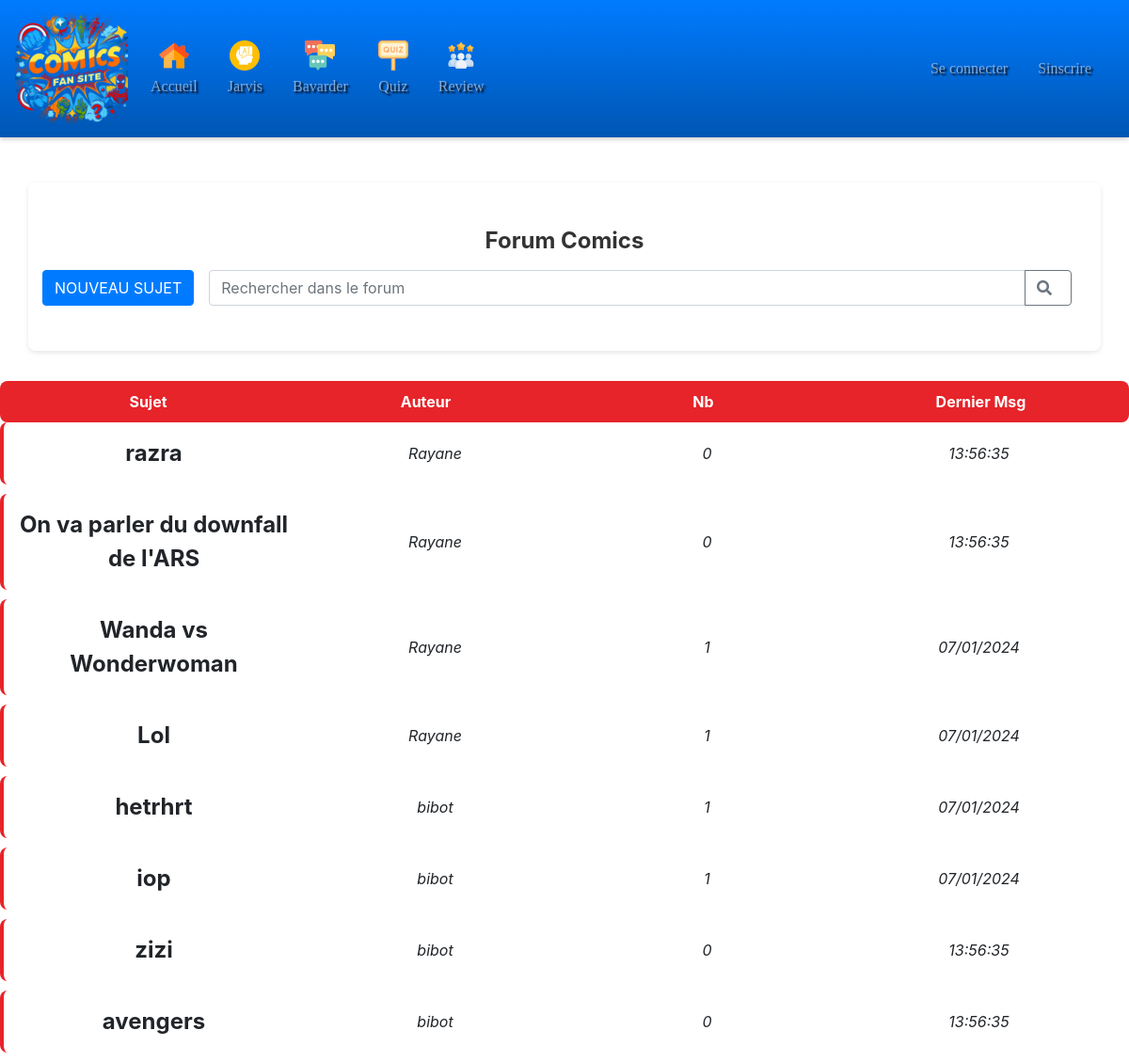
The app's page /topics.php with its own data.
### tables this page shows
CREATE TABLE `topics` (
  `topic_id` int(11) NOT NULL,
  `title` varchar(255) NOT NULL,
  `user_id` int(11) NOT NULL,
  `created_at` timestamp NOT NULL DEFAULT current_timestamp()
);

CREATE TABLE `users` (
  `user_id` int(11) NOT NULL,
  `username` varchar(255) NOT NULL,
  `email` varchar(255) NOT NULL,
  `password_hash` varchar(255) NOT NULL,
  `created_at` timestamp NOT NULL DEFAULT current_timestamp(),
  `is_admin` tinyint(1) DEFAULT 0,
  `avatar_path` varchar(255) NOT NULL
);

### topics.php (the view, shortened to what this page needs)
<?php
require_once 'config.php';
$searchQuery = '';
$sql = "SELECT t.topic_id, t.title, t.created_at, u.username, (SELECT COUNT(*) FROM posts WHERE topic_id = t.topic_id) as post_count,
        (SELECT MAX(created_at) FROM posts WHERE topic_id = t.topic_id) as last_post_date
        FROM topics t
        JOIN users u ON t.user_id = u.user_id
        WHERE t.title LIKE ?
        ORDER BY t.created_at DESC";
$stmt = $conn->prepare($sql);
$likeSearchQuery = '%' . $searchQuery . '%';
$stmt->bind_param('s', $likeSearchQuery);
$stmt->execute();
$result = $stmt->get_result();
?>
<!DOCTYPE html>
<html lang="fr">
<head>
    <link rel="stylesheet" href="https://stackpath.bootstrapcdn.com/bootstrap/4.5.2/css/bootstrap.min.css">
    <link rel="stylesheet" href="topics.css">
    <link rel="stylesheet" href="https://cdnjs.cloudflare.com/ajax/libs/font-awesome/5.15.1/css/all.min.css">
</head>
<body>
<?php include("navbar.php"); ?>
<div class="container mt-5">
    <h1 class="forum-title">Forum Comics</h1>
    <div class="d-flex justify-content-between align-items-center mb-3">
        <a href="create_topic.php" class="btn btn-primary">Nouveau sujet</a>
        <form action="topics.php" method="get" class="flex-grow-1 mx-3">
            <div class="input-group">
                <input type="text" name="search" placeholder="Rechercher dans le forum" class="form-control" value="<?php echo htmlspecialchars($searchQuery); ?>">
                <div class="input-group-append">
                    <button type="submit" class="btn btn-outline-secondary"><i class="fas fa-search"></i></button>
                </div>
            </div>
        </form>
    </div>
</div>
    <div class="topics-list">
        <?php if ($result && $result->num_rows > 0): ?>
            <div class="topic-header">
                <div class="topic-section">Sujet</div>
                <div class="topic-section">Auteur</div>
                <div class="topic-section">Nb</div>
                <div class="topic-section">Dernier Msg</div>
            </div>
            <?php while($row = $result->fetch_assoc()): ?>
                <?php
                if (strpos($row['title'], $searchQuery) !== false): ?>
                    <div class="topic-item">
                        <a href="topic.php?id=<?php echo $row['topic_id']; ?>" class="topic-link">
                            <div class="topic-section topic-title"><?php echo htmlspecialchars($row['title']); ?></div>
                            <div class="topic-section topic-author"><?php echo htmlspecialchars($row['username']); ?></div>
                            <div class="topic-section topic-count"><?php echo $row['post_count']; ?></div>
                            <div class="topic-section topic-last">
                                <?php
                                $postDate = new DateTime($row['last_post_date']);
                                $currentDate = new DateTime();
                                $yesterday = new DateTime('-1 day');
                                if ($postDate->format('Y-m-d') === $currentDate->format('Y-m-d')) {
                                    echo $postDate->format('H:i:s');
                                } elseif ($postDate < $yesterday) {
                                    echo $postDate->format('d/m/Y');
                                } else {
                                    echo $postDate->format('H:i:s');
                                }
                                ?>
                            </div>
                        </a>
                    </div>
                <?php endif; ?>
            <?php endwhile; ?>
        <?php else: ?>
            <p>Aucun sujet trouvé.</p>
        <?php endif; ?>
    </div>
</body>
</html>

### navbar.php (shortened to what this page needs)
<!DOCTYPE html>
<html lang="fr">
<head>
    <link rel="stylesheet" href="https://stackpath.bootstrapcdn.com/bootstrap/4.5.2/css/bootstrap.min.css">
    <link rel="stylesheet" href="navbar.css">
    <link rel="stylesheet" href="https://cdnjs.cloudflare.com/ajax/libs/font-awesome/5.15.1/css/all.min.css">
</head>
<body>
<nav class="navbar navbar-expand-lg navbar-dark bg-dark">
    <a class="navbar-brand" href="index.php">
        <img src="public/Logo.png" width="100" height="50" alt="Logo">
    </a>
    <div class="collapse navbar-collapse" id="navbarNav">
        <ul class="navbar-nav">
            <li class="nav-item">
                <a class="nav-link" href="index.php">
                    <img src="./public/accueil.png" alt="Accueil" class="nav-icon">
                    Accueil
                </a>
            </li>
            <li class="nav-item">
                <a class="nav-link" href="jarvis.php">
                    <img src="./public/ai.png" alt="Jarvis" class="nav-icon">
                    Jarvis
                </a>
            </li>
            <li class="nav-item">
                <a class="nav-link" href="topics.php">
                    <img src="./public/discuter.png" alt="Bavarder" class="nav-icon">
                    Bavarder
                </a>
            </li>
            <li class="nav-item">
                <a class="nav-link" href="quiz_list.php">
                    <img src="./public/quiz.png" alt="Quiz" class="nav-icon">
                    Quiz
                </a>
            </li>
            <li class="nav-item">
                <a class="nav-link" href="write_review.php">
                    <img src="./public/customer-review.png" alt="Review" class="nav-icon">
                    Review
                </a>
            </li>
        </ul>
        <ul class="navbar-nav ml-auto">
            <?php
            if (isset($_SESSION["loggedin"]) && $_SESSION["loggedin"] === true) {
                echo '<li class="nav-item dropdown">';
                echo '<a class="nav-link dropdown-toggle" href="#" id="userDropdown" role="button" data-toggle="dropdown"
                aria-haspopup="true" aria-expanded="false">';
                echo htmlspecialchars($_SESSION["username"]);
                echo '</a>';
                echo '<div class="dropdown-menu dropdown-menu-right" aria-labelledby="userDropdown">';
                echo '<a class="dropdown-item" href="logout.php">Déconnexion</a>';
                echo '<a class="dropdown-item" href="myprofil.php">Mon profile</a>';
                echo '</div>';
                echo '</li>';
            } else {
                echo '<li class="nav-item">';
                echo '<a class="nav-link" href="#" data-toggle="modal" data-target="#loginModal">Se connecter</a>';
                echo '</li>';
                echo '<li class="nav-item">';
                echo '<a class="nav-link" href="#" data-toggle="modal" data-target="#signupModal">Sinscrire</a>';
                echo '</li>';
            }
            ?>
        </ul>
    </div>
</nav>
</body>
</html>

### topics.css (style rules this page uses)
body { background-color: #f4f4f4; }
.container { max-width: 800px; margin: 2rem auto; padding: 2rem; background: #fff; border-radius: 8px; box-shadow: 0 2px 5px rgba(0,0,0,0.1); }
.forum-title { font-size: 24px; color: #333; text-align: center; margin-top: 1rem; margin-bottom: 1rem; font-weight: bold; }
.btn-primary { padding: 10px 20px; background-color: #E62429; color: white; border: none; cursor: pointer; text-transform: uppercase; font-weight: bold; }
.topic-header { display: flex; justify-content: space-between; background-color: #E62429; color: white; padding: 10px; border-radius: 8px; font-weight: bold; }
.topic-section { flex: 1; text-align: center; }
.topic-item { background-color: #ffffff; padding: 15px; margin-bottom: 10px; border-radius: 8px; border-left: 4px solid #E62429; transition: all 0.3s ease; }
.topic-link { display: flex; justify-content: space-between; align-items: center; text-decoration: none; color: inherit; }
.topic-title { font-size: 1.5rem; font-weight: bold; margin-right: 10px; }
.topic-author, .topic-count, .topic-last { font-style: italic; }

### navbar.css (style rules this page uses)
.navbar { margin: 0; border-radius: 0; width: 100%; background: linear-gradient(to bottom, #007BFF, #0056b3); color: #fff; box-shadow: 0px 2px 5px rgba(0, 0, 0, 0.2); position: relative; }
.nav-icon { width: 32px; height: 32px; display: block; margin: 0 auto 5px; }
.nav-link { text-align: center; }
body { margin: 0; padding-top: 0; padding-left: 0; padding-right: 0; }
.navbar-brand img { height: auto; width: 120px; }
.nav-link { color: #FFD700; font-family: 'Bangers', cursive; margin-right: 1rem; text-shadow: 2px 2px 2px #000000; }
.fas { margin-right: 0.5rem; }

### records on screen
topics: title "razra", user.username "Rayane", post_count "0", format "13:56:35"
topics: title "On va parler du downfall de l'ARS", user.username "Rayane", post_count "0", format "13:56:35"
topics: title "Wanda vs Wonderwoman", user.username "Rayane", post_count "1", format "07/01/2024"
topics: title "Lol", user.username "Rayane", post_count "1", format "07/01/2024"
topics: title "hetrhrt", user.username "bibot", post_count "1", format "07/01/2024"
topics: title "iop", user.username "bibot", post_count "1", format "07/01/2024"
topics: title "zizi", user.username "bibot", post_count "0", format "13:56:35"
topics: title "avengers", user.username "bibot", post_count "0", format "13:56:35"
